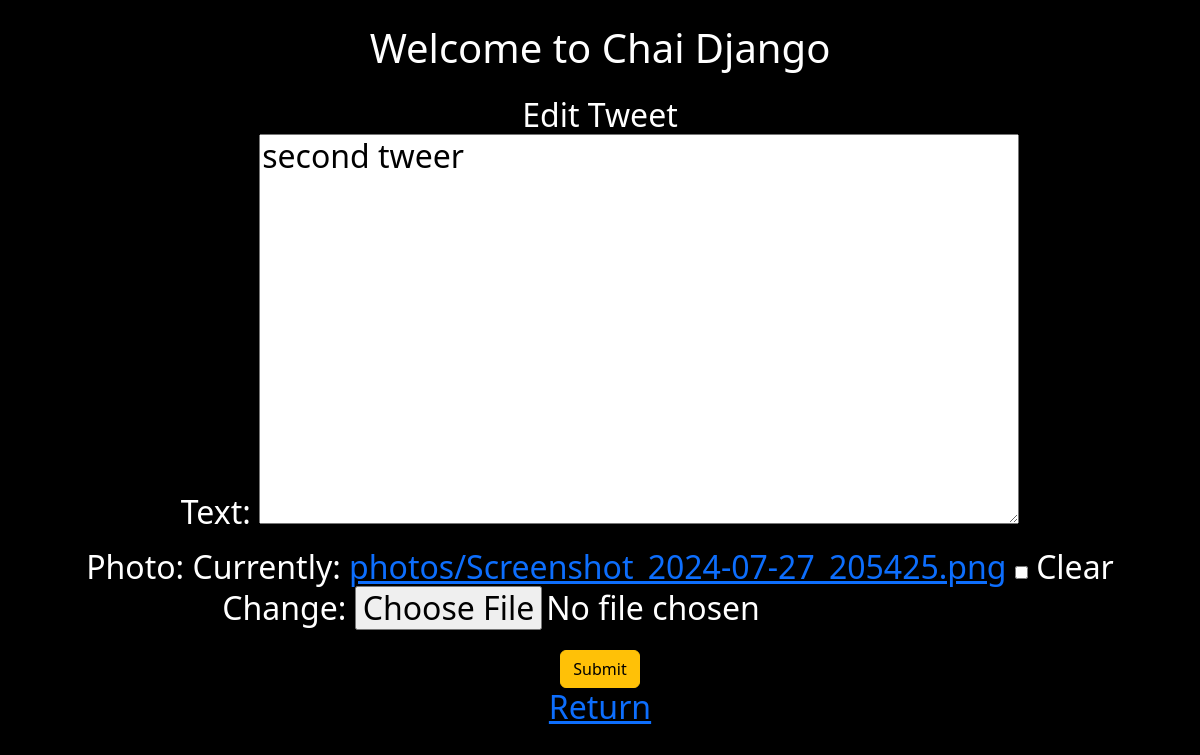
The app's page /tweet/2/edit/ (signed in), older data.
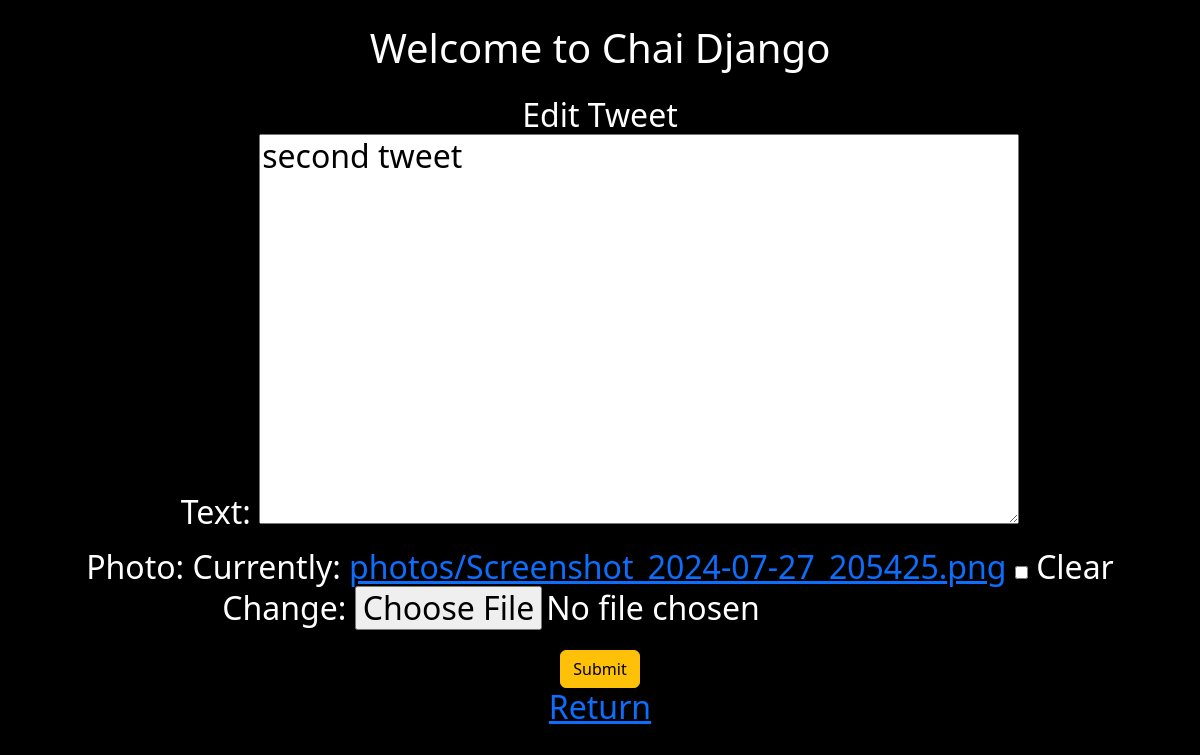
The same page, newer data.
### tweet/models.py (models this page shows, shortened)
class Tweet(models.Model):
    user = models.ForeignKey(User, on_delete=models.CASCADE)
    text= models.TextField(max_length=240)
    photo= models.ImageField(upload_to='photos/', blank=True, null=True)
    created_at = models.DateTimeField(auto_now_add=True)
    updated_at= models.DateTimeField(auto_now=True)

### tweet/views.py (the view)
# urls.py: path('<int:tweet_id>/edit/', tweet_edit, name='tweet_edit'),
@login_required
def tweet_edit(request, tweet_id):
    tweet = get_object_or_404(Tweet, pk=tweet_id, user = request.user)
    if request.method=="POST":
        form = TweetForms(request.POST, request.FILES, instance=tweet)
        if form.is_valid():
            tweet = form.save(commit=False)
            tweet.user = request.user
            tweet.save()
            return redirect('tweet_list')
    else:
        form = TweetForms(instance=tweet)
    return render(request, 'tweet_form.html',{'form':form})

### tweet/forms.py
class TweetForms(forms.ModelForm):
     class Meta:
          model = Tweet
          fields = ['text', 'photo']

### tweet/templates/tweet_form.html (shortened to what this page needs)
{% extends "layout.html" %}
{% block content %}
<h1 class="text-center mt-4">Welcome to Chai Django </h1>
<h2
class="text-center mt-4">
{% if form.instance.pk %}
Edit Tweet
{% else %}
Create Tweet
{% endif %}
<form
method='post'
enctype='multipart/form-data'
class ='form'>
{{form.as_p}}
<button
class ='btn btn-warning'
type = 'submit'>
    Submit
</button>
</form>
<a href='{% url 'tweet_list' %}'>Return</a>
</h2>
{% endblock %}

Row changes from the older to the newer data that the page shows:
changed Tweet: text "second tweer" → "second tweet"
